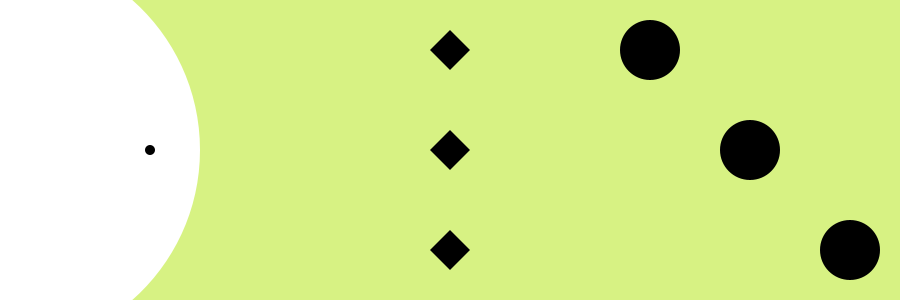
Frame 1 (no input)
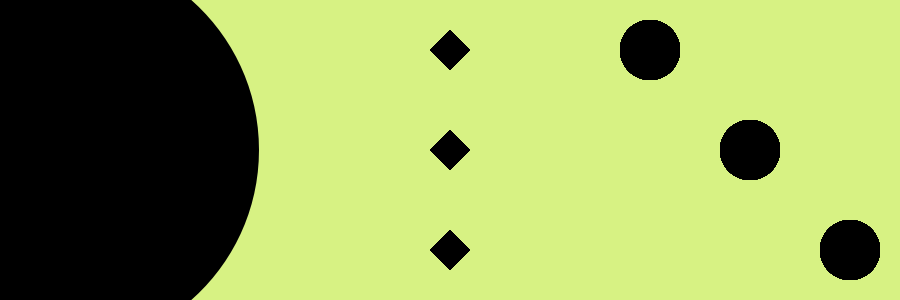
Frame 60 (the mouse pressed at the canvas centre just before this capture)
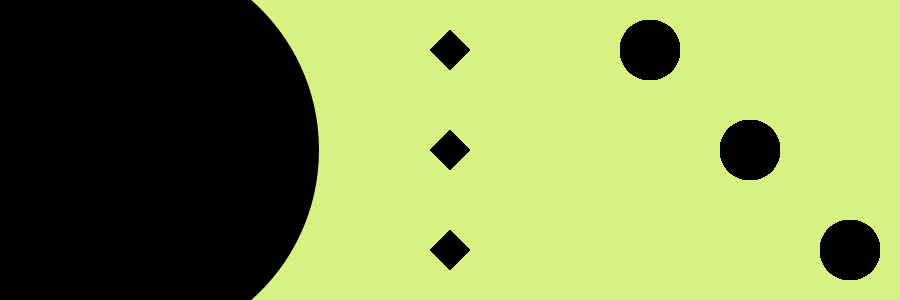
Frame 120 (the mouse held since frame 60 and released just before this capture)

The Processing sketch that drew these frames (run headless with seeded random() and noise(); from frame 60 on, the mouse is pressed at the canvas centre):

// Processing sketch: natalia05e00
// ── natalia05e00.pde
//
int x, y, d, f; //puntos de partida
float col1, col2;//define colores para cuando se aprete tecla
float tam2;//tamaño a ser modificado al apretar tecla

//blanco = color(#FFFFFF); //define tono del color
//negro = color(#000000); //define tono del color
//burdeo = color(#751212); //define tono del color
//verde = color(#D7F283); //define tono del color

void setup() {
  size(900, 300);//tamaño de canvas
  background (#D7F283); //fondo color verde
  tam2 = 10;//tamaño del circulo que cambia de tamaño
   d = 0;//punto de partida en eje x de la pelota que pinta el fondo
  f = 150;//punto de partida en eje  de la pelota que pinta el fondo
}

void circulos (int x, int y, float tam) { //int x = eje x, int y = eje y, float tam variable tamaño
  fill(col2); //color de las ellipses blanas
  ellipse(x, y, tam, tam); //define elipse, posición y tamaño
}

void diamantes (int x, int y) {
  fill(col1); //color de las ellipses blanas
  quad(x-20, y, x, y-20, x+20, y, x, y+20); //definer quad según valor de x e y definidos en void draw
}
void lin(int d, int f, int cambio) { //argumento lo que esta dentro del () o cambiar por color

  if (cambio ==1) {
    noStroke(); //para no dejar rastro del translado de la ellipse
    ellipse (d, f, 400, 400);//punto de partida y tamaño de ellipse (400)
  }
}
void draw() {
  lin(d, f, 1); //define dirección
  d++;//velocidad de ellipse que pinta

  circulos(150, 150, tam2);//define primera ellipse

  diamantes(450, 50);  //450 valor en x, 50 valor en y
  diamantes(450, 150); //450 valor en x, 150 valor en y
  diamantes(450, 250); //450 valor en x, 250 valor en y

  circulos(650, 50, 60);//define ellipse diagonal
  circulos(750, 150, 60);//define ellipse diagonal
  circulos(850, 250, 60); //define ellipse diagonal
}

void keyPressed () {
  if (key == 'a') { //al apretar "a" cambia de color y se achica primer circulo
    col1 = 255;//cambio de color
    col2 = 0; //cambio de color
    tam2 /= 2;//se achica primer circulo
  }
  if (key == 's') {//al apretar "s" cambia de color y se agranda primer circulo
    col1 = 0;//cambio de color
    col2 =255;//cambio de color
    tam2 *=3;//se agranda primer circulo
  }
}   
